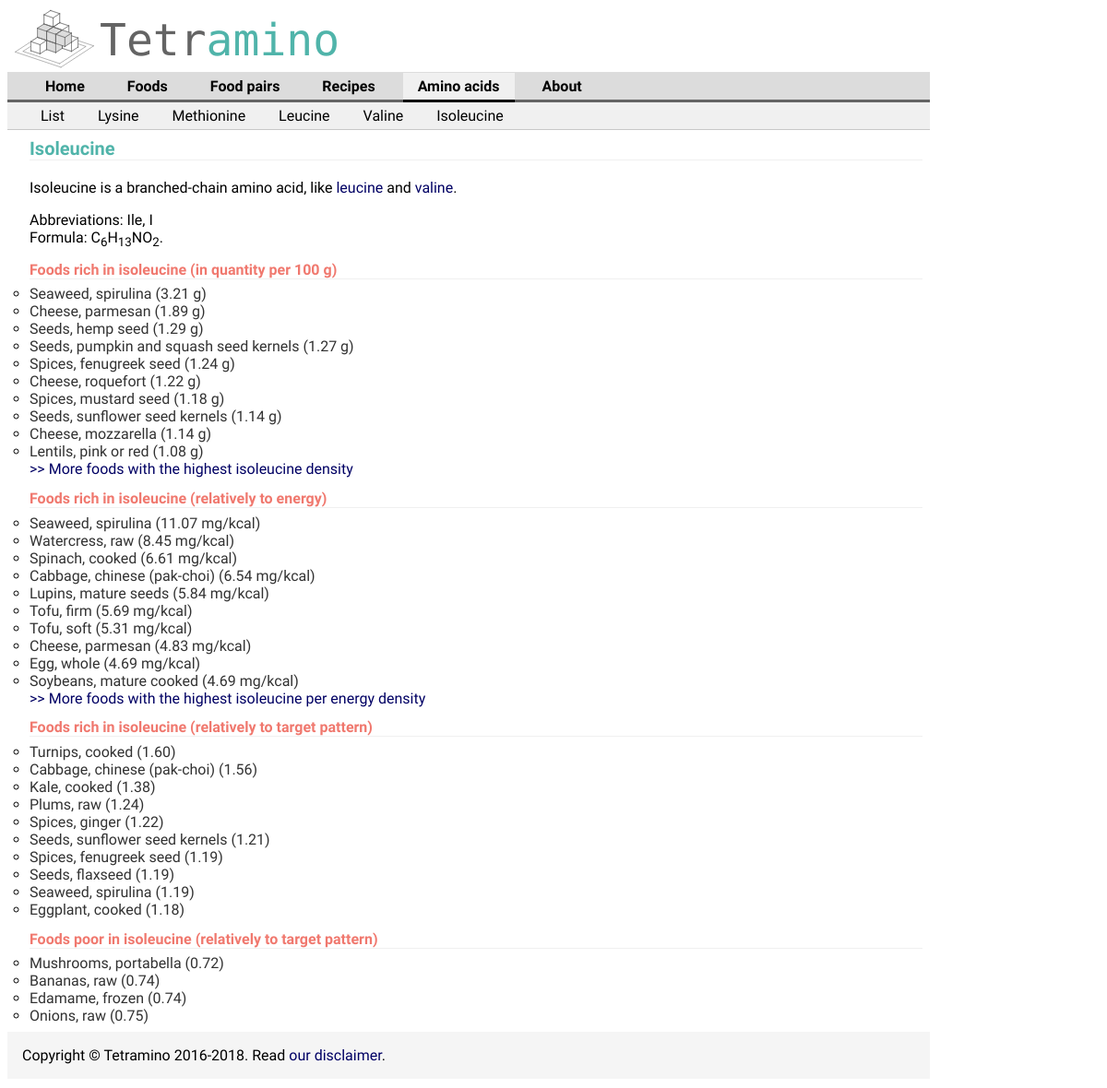
The app's page /amino-acid-isoleucine/, older data.
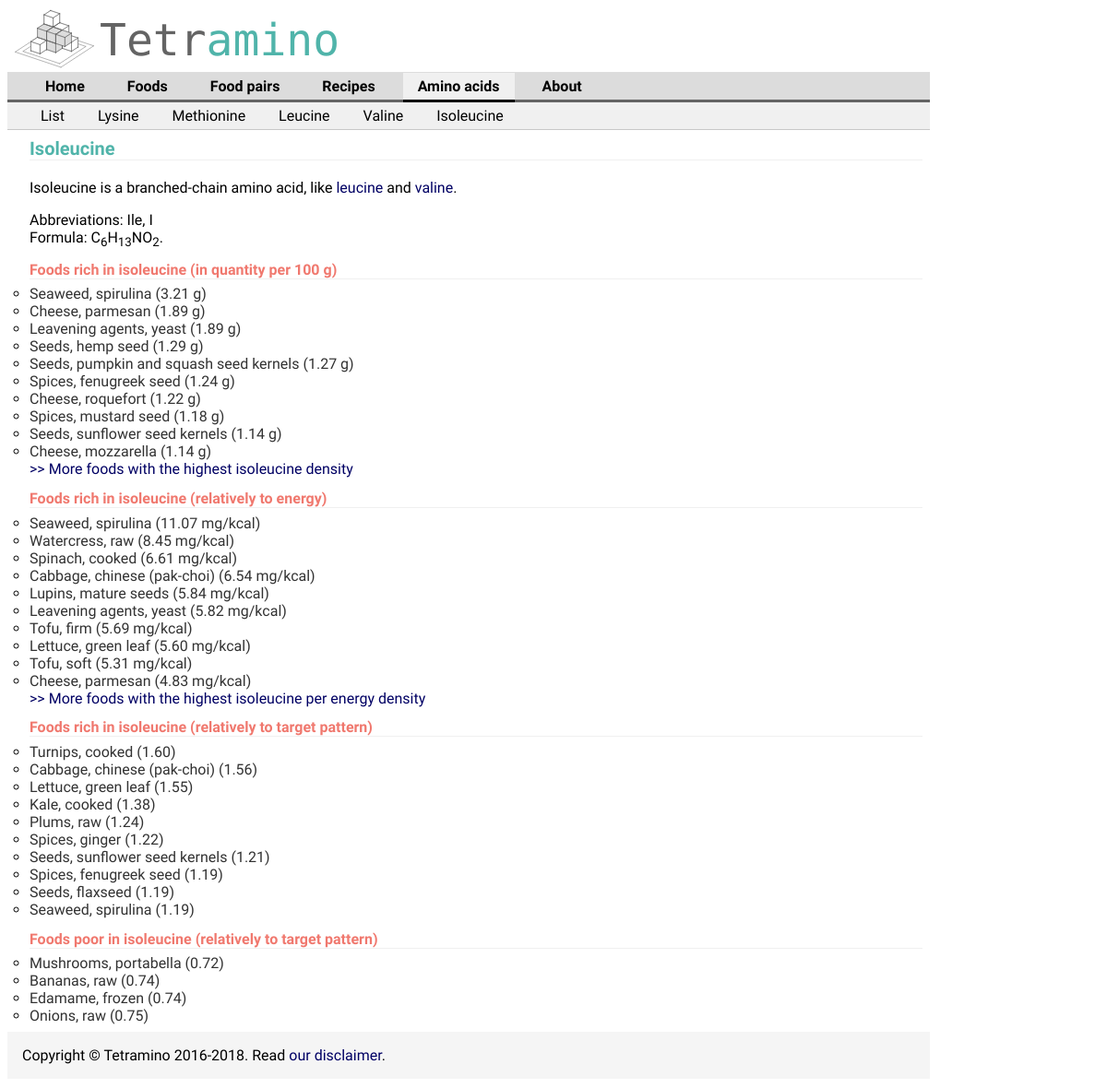
The same page, newer data.
### aminoApp/models.py (models this page shows, shortened)
class Food(models.Model):
    food_name = models.CharField(max_length=200)
    pub_date = models.DateTimeField('date added', null=True, blank=True,auto_now_add=True) #models.DateTimeField('date published',null=timezone.now())
    food_category = models.IntegerField(null=True)
    food_dbid = models.IntegerField(default=0)
    nutritional_value = models.ForeignKey('NutritionalValue', on_delete=models.CASCADE,null=True)
    efficiency = models.FloatField(null=True)
    aa_score = models.TextField(null=True, blank=True)
    food_description = models.TextField(null=True, blank=True)
    picture_file = models.CharField(max_length=200, null=True, blank=True)
    def __str__(self):
        return self.getNameBegin() #+str(self.food_dbid) #self.food_name
    def getNameBegin(self):
        fullName = self.food_name
        nameSplit = fullName.split(',')
        if len(nameSplit)>1:
            shortName = nameSplit[0]+','+nameSplit[1]
        else:
            shortName = fullName
        return shortName
    class Meta:
        ordering = ['food_name']

class NutritionalValue(models.Model):
    trp_g = models.FloatField()
    thr_g = models.FloatField()
    ile_g = models.FloatField()
    leu_g = models.FloatField()
    lys_g = models.FloatField()
    met_g = models.FloatField()
    cys_g = models.FloatField()
    phe_g = models.FloatField()
    tyr_g = models.FloatField()
    val_g = models.FloatField()
    his_g = models.FloatField()
    arg_g = models.FloatField()
    ala_g = models.FloatField()
    asp_g = models.FloatField()
    glu_g = models.FloatField()
    gly_g = models.FloatField()
    pro_g = models.FloatField()
    ser_g = models.FloatField()
    prot = models.FloatField() #proteins (procnt)
    fat = models.FloatField()
    carbo = models.FloatField() # carbohydrate chocdf
    fiber = models.FloatField()
    ash = models.FloatField()
    alc = models.FloatField(null=True)
    water = models.FloatField()
    energ = models.FloatField() # enerc_kcal
    prot_adj = models.FloatField(null=True)
    sugars = models.FloatField(null=True)
    ca = models.FloatField()
    fe = models.FloatField()
    mg = models.FloatField()
    p = models.FloatField() #phosphorus
    k = models.FloatField() #potassium
    na = models.FloatField()
    zn = models.FloatField()
    cu = models.FloatField()
    mn = models.FloatField()
    se = models.FloatField(null=True)
    description = models.CharField(max_length=200)

class RelativeAminoScore(models.Model):
    food = models.ForeignKey(Food, on_delete=models.CASCADE, default=DEFAULT_FOOD_ID)
    aminoAcid = models.ForeignKey(Nutriment, on_delete=models.CASCADE)
    score = models.FloatField()

### aminoApp/views.py (the view)
# urls.py: url(r'^amino-acid-(?P<link_name>[\w]+)/', views.presentAminoAcid, name='presentAminoAcid'),
def presentAminoAcid(request,link_name):
    aminoDefinition = Nutriment.objects.get(public_name=link_name.replace('_',' '))
    internal_name = aminoDefinition.internal_name
    scores = RelativeAminoScore.objects.filter(aminoAcid=aminoDefinition).order_by('score')
    highScores = scores.filter(score__gt=1).order_by('-score')[0:10]
    lowScores = scores.filter(score__lt=1)[0:10]
    filterProp = '-nutritional_value__'+internal_name
    highContentFoods = Food.objects.order_by(filterProp)[0:10]
    highContentFoodsAndQuantities = [{'food':food,'quantity':getattr(food.nutritional_value,internal_name)} for food in highContentFoods]
    sortNutrient = aminoDefinition
    sortVar = 'nutritional_value__'+sortNutrient.internal_name
    divNutrient = Nutriment.objects.get(public_name='energy')
    divVar = 'nutritional_value__'+divNutrient.internal_name # 'prot'
    highContentPerCalFoods = Food.objects.annotate(sortValue=F(sortVar)/F(divVar)).order_by('sortValue').reverse()[0:10]
    highContentPerCalFoodsAndQuantities = [{'food':food,'quantity':1000*food.sortValue} for food in highContentPerCalFoods]
    context = {'aminoAcid': aminoDefinition,'highScores':highScores,'lowScores':lowScores,
    'highContentFoodsAndQuantities':highContentFoodsAndQuantities,'highContentPerEnergyFoods':highContentPerCalFoodsAndQuantities}
    return render(request, 'aminoApp/presentAminoAcid.html', context)

### aminoApp/models.py (called while the page is built)
    def __str__(self):
        return self.public_name

    def capitalName(self):
        return self.public_name.capitalize()

    def link_name(self):
        return self.public_name.replace(' ','_')

### aminoApp/templates/aminoApp/presentAminoAcid.html (shortened to what this page needs)
{% extends "aminoApp/baseAminoAcids.html" %}
{% block content %}
<h1>
    {{ aminoAcid.capitalName }}
</h1>
    <p>{{ aminoAcid.description |safe}}</p>
    {% if aminoAcid.abbreviations %}
        Abbreviations: {{ aminoAcid.abbreviations }}
    {% endif %}
    {% if aminoAcid.formula %}
       </br> Formula: {{ aminoAcid.formula |safe}}.
    {% endif %}
<h2>Foods rich in {{ aminoAcid.public_name }} (in quantity per 100 g)</h2>
    {% if highContentFoodsAndQuantities %}
        <ul>
        {% for foodQuant in highContentFoodsAndQuantities %}
            <li><a href="/showFood/{{foodQuant.food.food_dbid}}">{{ foodQuant.food }} ({{ foodQuant.quantity|floatformat:2 }} g)</a></li>
        {% endfor %}
        </ul>
    {% else %}
        <p>No food rich in it.</p>
    {% endif %}
    <a href="/list-foods-by-{{ aminoAcid.link_name }}/">>> More foods with the highest {{ aminoAcid.public_name }} density</a>
<h2>Foods rich in {{ aminoAcid }} (relatively to energy)</h2>
    {% if highContentPerEnergyFoods %}
        <ul>
        {% for foodQuant in highContentPerEnergyFoods %}
            <li><a href="/showFood/{{foodQuant.food.food_dbid}}">{{ foodQuant.food }} ({{ foodQuant.quantity|floatformat:2 }} mg/kcal)</a></li>
        {% endfor %}
        </ul>
    {% else %}
        <p>No food rich in it.</p>
    {% endif %}
<a href="/list-foods-by-{{aminoAcid.link_name}}-per-energy/">>> More foods with the highest {{ aminoAcid.public_name }} per energy density</a>
<h2>Foods rich in {{ aminoAcid }} (relatively to target pattern)</h2>
    {% if highScores %}
        <ul>
        {% for aminoScore in highScores %}
            <li><a href="/showFood/{{aminoScore.food.food_dbid}}">{{ aminoScore.food }} ({{ aminoScore.score|floatformat:2 }})</a></li>
        {% endfor %}
        </ul>
    {% else %}
        <p>No food rich in it.</p>
    {% endif %}
<h2>Foods poor in {{ aminoAcid }} (relatively to target pattern)</h2>
    {% if lowScores %}
        <ul>
        {% for aminoScore in lowScores %}
            <li><a href="/showFood/{{aminoScore.food.food_dbid}}">{{ aminoScore.food }} ({{ aminoScore.score|floatformat:2}})</a></li>
        {% endfor %}
        </ul>
    {% else %}
        <p>No food poor in it.</p>
    {% endif %}
{% endblock %}

Row changes from the older to the newer data that the page shows:
no longer on this page (row unchanged): Food: food "Lentils, pink or red", quantity "1.08", shown under "Foods rich in isoleucine (in quantity per 100 g)"
no longer on this page (row unchanged): Food: food "Egg, whole", quantity "4.69", shown under "Foods rich in isoleucine (relatively to energy)"
no longer on this page (row unchanged): Food: food "Soybeans, mature cooked", quantity "4.69", shown under "Foods rich in isoleucine (relatively to energy)"
no longer on this page (row unchanged): RelativeAminoScore: food "Eggplant, cooked", score "1.18", shown under "Foods rich in isoleucine (relatively to target pattern)"
added Food: food "Leavening agents, yeast", quantity "1.89", quantity "5.82"
added Food: food "Lettuce, green leaf", quantity "5.60", shown under "Foods rich in isoleucine (relatively to energy)"
added RelativeAminoScore: food "Lettuce, green leaf", score "1.55", shown under "Foods rich in isoleucine (relatively to target pattern)"
